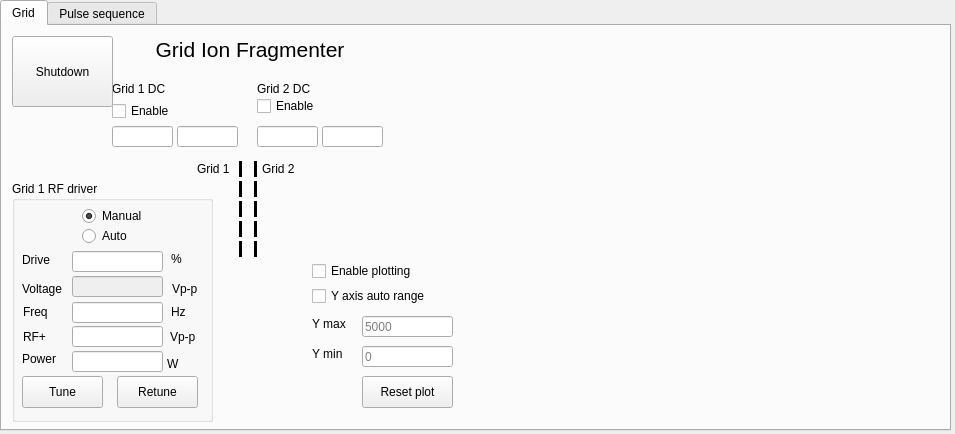
<?xml version="1.0" encoding="UTF-8"?>
<ui version="4.0">
 <class>Grid</class>
 <widget class="QDialog" name="Grid">
  <property name="geometry">
   <rect>
    <x>0</x>
    <y>0</y>
    <width>955</width>
    <height>434</height>
   </rect>
  </property>
  <property name="windowTitle">
   <string>Grid control panel</string>
  </property>
  <widget class="QTabWidget" name="tabGrid">
   <property name="geometry">
    <rect>
     <x>0</x>
     <y>0</y>
     <width>951</width>
     <height>431</height>
    </rect>
   </property>
   <property name="currentIndex">
    <number>0</number>
   </property>
   <widget class="QWidget" name="tab">
    <attribute name="title">
     <string>Grid</string>
    </attribute>
    <widget class="QFrame" name="frmGRID">
     <property name="geometry">
      <rect>
       <x>0</x>
       <y>0</y>
       <width>951</width>
       <height>411</height>
      </rect>
     </property>
     <property name="frameShape">
      <enum>QFrame::NoFrame</enum>
     </property>
     <property name="frameShadow">
      <enum>QFrame::Plain</enum>
     </property>
     <property name="lineWidth">
      <number>0</number>
     </property>
     <widget class="QLineEdit" name="leSHV_1">
      <property name="geometry">
       <rect>
        <x>110</x>
        <y>100</y>
        <width>61</width>
        <height>21</height>
       </rect>
      </property>
     </widget>
     <widget class="Line" name="line_5">
      <property name="geometry">
       <rect>
        <x>230</x>
        <y>215</y>
        <width>16</width>
        <height>16</height>
       </rect>
      </property>
      <property name="frameShadow">
       <enum>QFrame::Plain</enum>
      </property>
      <property name="lineWidth">
       <number>3</number>
      </property>
      <property name="orientation">
       <enum>Qt::Vertical</enum>
      </property>
     </widget>
     <widget class="Line" name="line_8">
      <property name="geometry">
       <rect>
        <x>245</x>
        <y>195</y>
        <width>16</width>
        <height>16</height>
       </rect>
      </property>
      <property name="frameShadow">
       <enum>QFrame::Plain</enum>
      </property>
      <property name="lineWidth">
       <number>3</number>
      </property>
      <property name="orientation">
       <enum>Qt::Vertical</enum>
      </property>
     </widget>
     <widget class="QLabel" name="label_2">
      <property name="geometry">
       <rect>
        <x>260</x>
        <y>135</y>
        <width>36</width>
        <height>16</height>
       </rect>
      </property>
      <property name="text">
       <string>Grid 2</string>
      </property>
     </widget>
     <widget class="Line" name="line_2">
      <property name="geometry">
       <rect>
        <x>230</x>
        <y>155</y>
        <width>16</width>
        <height>16</height>
       </rect>
      </property>
      <property name="frameShadow">
       <enum>QFrame::Plain</enum>
      </property>
      <property name="lineWidth">
       <number>3</number>
      </property>
      <property name="orientation">
       <enum>Qt::Vertical</enum>
      </property>
     </widget>
     <widget class="Line" name="line_3">
      <property name="geometry">
       <rect>
        <x>230</x>
        <y>195</y>
        <width>16</width>
        <height>16</height>
       </rect>
      </property>
      <property name="frameShadow">
       <enum>QFrame::Plain</enum>
      </property>
      <property name="lineWidth">
       <number>3</number>
      </property>
      <property name="orientation">
       <enum>Qt::Vertical</enum>
      </property>
     </widget>
     <widget class="Line" name="line_6">
      <property name="geometry">
       <rect>
        <x>245</x>
        <y>215</y>
        <width>16</width>
        <height>16</height>
       </rect>
      </property>
      <property name="frameShadow">
       <enum>QFrame::Plain</enum>
      </property>
      <property name="lineWidth">
       <number>3</number>
      </property>
      <property name="orientation">
       <enum>Qt::Vertical</enum>
      </property>
     </widget>
     <widget class="Line" name="line_7">
      <property name="geometry">
       <rect>
        <x>245</x>
        <y>155</y>
        <width>16</width>
        <height>16</height>
       </rect>
      </property>
      <property name="frameShadow">
       <enum>QFrame::Plain</enum>
      </property>
      <property name="lineWidth">
       <number>3</number>
      </property>
      <property name="orientation">
       <enum>Qt::Vertical</enum>
      </property>
     </widget>
     <widget class="Line" name="line_10">
      <property name="geometry">
       <rect>
        <x>245</x>
        <y>135</y>
        <width>16</width>
        <height>16</height>
       </rect>
      </property>
      <property name="frameShadow">
       <enum>QFrame::Plain</enum>
      </property>
      <property name="lineWidth">
       <number>3</number>
      </property>
      <property name="orientation">
       <enum>Qt::Vertical</enum>
      </property>
     </widget>
     <widget class="Line" name="line_4">
      <property name="geometry">
       <rect>
        <x>230</x>
        <y>175</y>
        <width>16</width>
        <height>16</height>
       </rect>
      </property>
      <property name="frameShadow">
       <enum>QFrame::Plain</enum>
      </property>
      <property name="lineWidth">
       <number>3</number>
      </property>
      <property name="orientation">
       <enum>Qt::Vertical</enum>
      </property>
     </widget>
     <widget class="Line" name="line_9">
      <property name="geometry">
       <rect>
        <x>245</x>
        <y>175</y>
        <width>16</width>
        <height>16</height>
       </rect>
      </property>
      <property name="frameShadow">
       <enum>QFrame::Plain</enum>
      </property>
      <property name="lineWidth">
       <number>3</number>
      </property>
      <property name="orientation">
       <enum>Qt::Vertical</enum>
      </property>
     </widget>
     <widget class="Line" name="line">
      <property name="geometry">
       <rect>
        <x>230</x>
        <y>135</y>
        <width>16</width>
        <height>16</height>
       </rect>
      </property>
      <property name="frameShadow">
       <enum>QFrame::Plain</enum>
      </property>
      <property name="lineWidth">
       <number>3</number>
      </property>
      <property name="orientation">
       <enum>Qt::Vertical</enum>
      </property>
     </widget>
     <widget class="QLabel" name="label">
      <property name="geometry">
       <rect>
        <x>195</x>
        <y>135</y>
        <width>36</width>
        <height>16</height>
       </rect>
      </property>
      <property name="text">
       <string>Grid 1</string>
      </property>
     </widget>
     <widget class="QLineEdit" name="leGHVV_1">
      <property name="geometry">
       <rect>
        <x>175</x>
        <y>100</y>
        <width>61</width>
        <height>21</height>
       </rect>
      </property>
      <property name="readOnly">
       <bool>true</bool>
      </property>
     </widget>
     <widget class="QLineEdit" name="leSHV_2">
      <property name="geometry">
       <rect>
        <x>255</x>
        <y>100</y>
        <width>61</width>
        <height>21</height>
       </rect>
      </property>
     </widget>
     <widget class="QLineEdit" name="leGHVV_2">
      <property name="geometry">
       <rect>
        <x>320</x>
        <y>100</y>
        <width>61</width>
        <height>21</height>
       </rect>
      </property>
      <property name="readOnly">
       <bool>true</bool>
      </property>
     </widget>
     <widget class="QCheckBox" name="chkGRID1enable">
      <property name="geometry">
       <rect>
        <x>110</x>
        <y>75</y>
        <width>86</width>
        <height>20</height>
       </rect>
      </property>
      <property name="text">
       <string>Enable</string>
      </property>
     </widget>
     <widget class="QCheckBox" name="chkGRID2enable">
      <property name="geometry">
       <rect>
        <x>255</x>
        <y>70</y>
        <width>86</width>
        <height>20</height>
       </rect>
      </property>
      <property name="text">
       <string>Enable</string>
      </property>
     </widget>
     <widget class="QLabel" name="label_3">
      <property name="geometry">
       <rect>
        <x>110</x>
        <y>55</y>
        <width>66</width>
        <height>16</height>
       </rect>
      </property>
      <property name="text">
       <string>Grid 1 DC</string>
      </property>
     </widget>
     <widget class="QLabel" name="label_4">
      <property name="geometry">
       <rect>
        <x>255</x>
        <y>55</y>
        <width>66</width>
        <height>16</height>
       </rect>
      </property>
      <property name="text">
       <string>Grid 2 DC</string>
      </property>
     </widget>
     <widget class="QGroupBox" name="gbGrid1RF">
      <property name="geometry">
       <rect>
        <x>10</x>
        <y>155</y>
        <width>201</width>
        <height>241</height>
       </rect>
      </property>
      <property name="title">
       <string>Grid 1 RF driver</string>
      </property>
      <widget class="QLabel" name="label_5">
       <property name="geometry">
        <rect>
         <x>10</x>
         <y>71</y>
         <width>59</width>
         <height>16</height>
        </rect>
       </property>
       <property name="text">
        <string>Drive</string>
       </property>
      </widget>
      <widget class="QLineEdit" name="leSRFDRV_1">
       <property name="geometry">
        <rect>
         <x>60</x>
         <y>70</y>
         <width>91</width>
         <height>21</height>
        </rect>
       </property>
      </widget>
      <widget class="QLabel" name="label_6">
       <property name="geometry">
        <rect>
         <x>11</x>
         <y>123</y>
         <width>59</width>
         <height>16</height>
        </rect>
       </property>
       <property name="text">
        <string>Freq</string>
       </property>
      </widget>
      <widget class="QLabel" name="label_7">
       <property name="geometry">
        <rect>
         <x>11</x>
         <y>148</y>
         <width>59</width>
         <height>16</height>
        </rect>
       </property>
       <property name="text">
        <string>RF+</string>
       </property>
      </widget>
      <widget class="QLineEdit" name="leSRFFRQ_1">
       <property name="geometry">
        <rect>
         <x>60</x>
         <y>121</y>
         <width>91</width>
         <height>21</height>
        </rect>
       </property>
      </widget>
      <widget class="QLineEdit" name="leGRFPPVP_1">
       <property name="geometry">
        <rect>
         <x>60</x>
         <y>145</y>
         <width>91</width>
         <height>21</height>
        </rect>
       </property>
       <property name="readOnly">
        <bool>true</bool>
       </property>
      </widget>
      <widget class="QLabel" name="label_9">
       <property name="geometry">
        <rect>
         <x>159</x>
         <y>70</y>
         <width>31</width>
         <height>16</height>
        </rect>
       </property>
       <property name="text">
        <string>%</string>
       </property>
      </widget>
      <widget class="QLabel" name="label_10">
       <property name="geometry">
        <rect>
         <x>159</x>
         <y>123</y>
         <width>31</width>
         <height>16</height>
        </rect>
       </property>
       <property name="text">
        <string>Hz</string>
       </property>
      </widget>
      <widget class="QLabel" name="label_11">
       <property name="geometry">
        <rect>
         <x>158</x>
         <y>148</y>
         <width>31</width>
         <height>16</height>
        </rect>
       </property>
       <property name="text">
        <string>Vp-p</string>
       </property>
      </widget>
      <widget class="QPushButton" name="pbTuneG1">
       <property name="geometry">
        <rect>
         <x>10</x>
         <y>195</y>
         <width>81</width>
         <height>32</height>
        </rect>
       </property>
       <property name="text">
        <string>Tune</string>
       </property>
       <property name="autoDefault">
        <bool>false</bool>
       </property>
      </widget>
      <widget class="QPushButton" name="pbRetuneG1">
       <property name="geometry">
        <rect>
         <x>105</x>
         <y>195</y>
         <width>81</width>
         <height>32</height>
        </rect>
       </property>
       <property name="text">
        <string>Retune</string>
       </property>
       <property name="autoDefault">
        <bool>false</bool>
       </property>
      </widget>
      <widget class="QLineEdit" name="leGRFPWR_1">
       <property name="geometry">
        <rect>
         <x>60</x>
         <y>170</y>
         <width>91</width>
         <height>21</height>
        </rect>
       </property>
       <property name="readOnly">
        <bool>true</bool>
       </property>
      </widget>
      <widget class="QLabel" name="label_71">
       <property name="geometry">
        <rect>
         <x>10</x>
         <y>170</y>
         <width>59</width>
         <height>16</height>
        </rect>
       </property>
       <property name="text">
        <string>Power</string>
       </property>
      </widget>
      <widget class="QLabel" name="label_72">
       <property name="geometry">
        <rect>
         <x>155</x>
         <y>175</y>
         <width>31</width>
         <height>16</height>
        </rect>
       </property>
       <property name="text">
        <string>W</string>
       </property>
      </widget>
      <widget class="QLineEdit" name="leSRFVLT_1">
       <property name="enabled">
        <bool>false</bool>
       </property>
       <property name="geometry">
        <rect>
         <x>60</x>
         <y>95</y>
         <width>91</width>
         <height>21</height>
        </rect>
       </property>
      </widget>
      <widget class="QLabel" name="label_14">
       <property name="geometry">
        <rect>
         <x>10</x>
         <y>100</y>
         <width>59</width>
         <height>16</height>
        </rect>
       </property>
       <property name="text">
        <string>Voltage</string>
       </property>
      </widget>
      <widget class="QLabel" name="label_15">
       <property name="geometry">
        <rect>
         <x>160</x>
         <y>100</y>
         <width>31</width>
         <height>16</height>
        </rect>
       </property>
       <property name="text">
        <string>Vp-p</string>
       </property>
      </widget>
      <widget class="QRadioButton" name="rbModeManual">
       <property name="geometry">
        <rect>
         <x>70</x>
         <y>25</y>
         <width>71</width>
         <height>20</height>
        </rect>
       </property>
       <property name="text">
        <string>Manual</string>
       </property>
       <property name="checked">
        <bool>true</bool>
       </property>
      </widget>
      <widget class="QRadioButton" name="rbModeAuto">
       <property name="geometry">
        <rect>
         <x>70</x>
         <y>45</y>
         <width>71</width>
         <height>20</height>
        </rect>
       </property>
       <property name="text">
        <string>Auto</string>
       </property>
      </widget>
     </widget>
     <widget class="QPushButton" name="pbShutdown">
      <property name="geometry">
       <rect>
        <x>10</x>
        <y>10</y>
        <width>101</width>
        <height>71</height>
       </rect>
      </property>
      <property name="toolTip">
       <string>Pressing this button will set all values to zero.</string>
      </property>
      <property name="text">
       <string>Shutdown</string>
      </property>
      <property name="autoDefault">
       <bool>false</bool>
      </property>
     </widget>
     <widget class="QLabel" name="label_8">
      <property name="geometry">
       <rect>
        <x>120</x>
        <y>10</y>
        <width>256</width>
        <height>26</height>
       </rect>
      </property>
      <property name="font">
       <font>
        <pointsize>16</pointsize>
       </font>
      </property>
      <property name="text">
       <string>Grid Ion Fragmenter</string>
      </property>
      <property name="alignment">
       <set>Qt::AlignCenter</set>
      </property>
     </widget>
     <widget class="QCustomPlot" name="Vplot" native="true">
      <property name="geometry">
       <rect>
        <x>470</x>
        <y>0</y>
        <width>476</width>
        <height>406</height>
       </rect>
      </property>
     </widget>
     <widget class="QLineEdit" name="leYmax">
      <property name="geometry">
       <rect>
        <x>360</x>
        <y>290</y>
        <width>91</width>
        <height>21</height>
       </rect>
      </property>
      <property name="text">
       <string/>
      </property>
      <property name="placeholderText">
       <string>5000</string>
      </property>
     </widget>
     <widget class="QLineEdit" name="leYmin">
      <property name="geometry">
       <rect>
        <x>360</x>
        <y>320</y>
        <width>91</width>
        <height>21</height>
       </rect>
      </property>
      <property name="text">
       <string/>
      </property>
      <property name="placeholderText">
       <string>0</string>
      </property>
     </widget>
     <widget class="QPushButton" name="pbResetPlot">
      <property name="geometry">
       <rect>
        <x>360</x>
        <y>350</y>
        <width>91</width>
        <height>32</height>
       </rect>
      </property>
      <property name="text">
       <string>Reset plot</string>
      </property>
      <property name="autoDefault">
       <bool>false</bool>
      </property>
     </widget>
     <widget class="QLabel" name="label_12">
      <property name="geometry">
       <rect>
        <x>310</x>
        <y>290</y>
        <width>59</width>
        <height>16</height>
       </rect>
      </property>
      <property name="text">
       <string>Y max</string>
      </property>
     </widget>
     <widget class="QLabel" name="label_13">
      <property name="geometry">
       <rect>
        <x>310</x>
        <y>320</y>
        <width>59</width>
        <height>16</height>
       </rect>
      </property>
      <property name="text">
       <string>Y min</string>
      </property>
     </widget>
     <widget class="QCheckBox" name="chkYauto">
      <property name="geometry">
       <rect>
        <x>310</x>
        <y>260</y>
        <width>131</width>
        <height>20</height>
       </rect>
      </property>
      <property name="text">
       <string>Y axis auto range</string>
      </property>
     </widget>
     <widget class="QCheckBox" name="chkEnablePlot">
      <property name="geometry">
       <rect>
        <x>310</x>
        <y>235</y>
        <width>126</width>
        <height>20</height>
       </rect>
      </property>
      <property name="text">
       <string>Enable plotting</string>
      </property>
     </widget>
    </widget>
   </widget>
   <widget class="QWidget" name="tab_2">
    <attribute name="title">
     <string>Pulse sequence</string>
    </attribute>
    <widget class="QFrame" name="frmPulseSequence">
     <property name="geometry">
      <rect>
       <x>-15</x>
       <y>10</y>
       <width>931</width>
       <height>391</height>
      </rect>
     </property>
     <property name="frameShape">
      <enum>QFrame::NoFrame</enum>
     </property>
     <property name="frameShadow">
      <enum>QFrame::Raised</enum>
     </property>
     <widget class="QLabel" name="label_16">
      <property name="geometry">
       <rect>
        <x>20</x>
        <y>-10</y>
        <width>381</width>
        <height>281</height>
       </rect>
      </property>
      <property name="text">
       <string/>
      </property>
      <property name="pixmap">
       <pixmap resource="files.qrc">:/Images/IMStiming.png</pixmap>
      </property>
      <property name="scaledContents">
       <bool>true</bool>
      </property>
     </widget>
     <widget class="QLabel" name="label_17">
      <property name="geometry">
       <rect>
        <x>630</x>
        <y>20</y>
        <width>101</width>
        <height>16</height>
       </rect>
      </property>
      <property name="text">
       <string>Tp, period, mS</string>
      </property>
     </widget>
     <widget class="QLineEdit" name="leTp">
      <property name="geometry">
       <rect>
        <x>730</x>
        <y>20</y>
        <width>113</width>
        <height>21</height>
       </rect>
      </property>
      <property name="text">
       <string>100</string>
      </property>
     </widget>
     <widget class="QLabel" name="label_18">
      <property name="geometry">
       <rect>
        <x>550</x>
        <y>40</y>
        <width>181</width>
        <height>16</height>
       </rect>
      </property>
      <property name="text">
       <string>Ts1, sutter 1 pulse width, uS</string>
      </property>
     </widget>
     <widget class="QLineEdit" name="leTs1">
      <property name="geometry">
       <rect>
        <x>730</x>
        <y>40</y>
        <width>113</width>
        <height>21</height>
       </rect>
      </property>
      <property name="text">
       <string>50</string>
      </property>
     </widget>
     <widget class="QLabel" name="label_19">
      <property name="geometry">
       <rect>
        <x>550</x>
        <y>60</y>
        <width>181</width>
        <height>16</height>
       </rect>
      </property>
      <property name="text">
       <string>Ts2, sutter 2 pulse width, uS</string>
      </property>
     </widget>
     <widget class="QLineEdit" name="leTs2">
      <property name="geometry">
       <rect>
        <x>730</x>
        <y>60</y>
        <width>113</width>
        <height>21</height>
       </rect>
      </property>
      <property name="text">
       <string>50</string>
      </property>
     </widget>
     <widget class="QLabel" name="label_20">
      <property name="geometry">
       <rect>
        <x>570</x>
        <y>80</y>
        <width>181</width>
        <height>16</height>
       </rect>
      </property>
      <property name="text">
       <string>n, number of sequences</string>
      </property>
     </widget>
     <widget class="QLineEdit" name="leN">
      <property name="geometry">
       <rect>
        <x>730</x>
        <y>80</y>
        <width>113</width>
        <height>21</height>
       </rect>
      </property>
      <property name="text">
       <string>10</string>
      </property>
     </widget>
     <widget class="QGroupBox" name="gbSequenceRepeats">
      <property name="geometry">
       <rect>
        <x>570</x>
        <y>110</y>
        <width>231</width>
        <height>111</height>
       </rect>
      </property>
      <property name="title">
       <string>Sequence repeats</string>
      </property>
      <widget class="QComboBox" name="comboSelectN">
       <property name="geometry">
        <rect>
         <x>110</x>
         <y>30</y>
         <width>104</width>
         <height>26</height>
        </rect>
       </property>
       <property name="currentText">
        <string/>
       </property>
       <property name="currentIndex">
        <number>-1</number>
       </property>
       <property name="maxCount">
        <number>20</number>
       </property>
      </widget>
      <widget class="QLabel" name="label_21">
       <property name="geometry">
        <rect>
         <x>10</x>
         <y>30</y>
         <width>61</width>
         <height>16</height>
        </rect>
       </property>
       <property name="text">
        <string>Select n</string>
       </property>
      </widget>
      <widget class="QLabel" name="label_22">
       <property name="geometry">
        <rect>
         <x>10</x>
         <y>60</y>
         <width>101</width>
         <height>16</height>
        </rect>
       </property>
       <property name="text">
        <string>Tdn, in mS</string>
       </property>
      </widget>
      <widget class="QLineEdit" name="leTdn">
       <property name="geometry">
        <rect>
         <x>120</x>
         <y>60</y>
         <width>81</width>
         <height>21</height>
        </rect>
       </property>
       <property name="text">
        <string>10</string>
       </property>
      </widget>
      <widget class="QLabel" name="label_23">
       <property name="geometry">
        <rect>
         <x>10</x>
         <y>80</y>
         <width>101</width>
         <height>16</height>
        </rect>
       </property>
       <property name="text">
        <string>m, repeat count</string>
       </property>
      </widget>
      <widget class="QLineEdit" name="leM">
       <property name="geometry">
        <rect>
         <x>120</x>
         <y>80</y>
         <width>81</width>
         <height>21</height>
        </rect>
       </property>
       <property name="text">
        <string>5</string>
       </property>
      </widget>
     </widget>
     <widget class="QPushButton" name="pbDownload">
      <property name="geometry">
       <rect>
        <x>420</x>
        <y>280</y>
        <width>211</width>
        <height>32</height>
       </rect>
      </property>
      <property name="text">
       <string>Download sequence to MIPS</string>
      </property>
      <property name="autoDefault">
       <bool>false</bool>
      </property>
     </widget>
     <widget class="QPushButton" name="pbStart">
      <property name="geometry">
       <rect>
        <x>800</x>
        <y>280</y>
        <width>113</width>
        <height>32</height>
       </rect>
      </property>
      <property name="text">
       <string>Start</string>
      </property>
      <property name="autoDefault">
       <bool>false</bool>
      </property>
     </widget>
     <widget class="QLabel" name="label_24">
      <property name="geometry">
       <rect>
        <x>540</x>
        <y>240</y>
        <width>181</width>
        <height>16</height>
       </rect>
      </property>
      <property name="text">
       <string>Full series repeat count</string>
      </property>
     </widget>
     <widget class="QLineEdit" name="leFullRepeat">
      <property name="geometry">
       <rect>
        <x>700</x>
        <y>240</y>
        <width>113</width>
        <height>21</height>
       </rect>
      </property>
      <property name="text">
       <string>10</string>
      </property>
     </widget>
     <widget class="QPushButton" name="pbShow">
      <property name="geometry">
       <rect>
        <x>630</x>
        <y>280</y>
        <width>171</width>
        <height>32</height>
       </rect>
      </property>
      <property name="text">
       <string>Show Pulse Sequence</string>
      </property>
      <property name="autoDefault">
       <bool>false</bool>
      </property>
     </widget>
     <widget class="QLabel" name="label_25">
      <property name="geometry">
       <rect>
        <x>60</x>
        <y>290</y>
        <width>151</width>
        <height>81</height>
       </rect>
      </property>
      <property name="text">
       <string>&lt;html&gt;&lt;head/&gt;&lt;body&gt;&lt;p&gt;MIPS digital I/O map&lt;br/&gt;A = Sync out&lt;br/&gt;B = A, ADC trigger&lt;br/&gt;C = Shutter 1&lt;br/&gt;D = Shutter 2&lt;/p&gt;&lt;p&gt;&lt;br/&gt;&lt;/p&gt;&lt;/body&gt;&lt;/html&gt;</string>
      </property>
     </widget>
     <widget class="QLabel" name="label_26">
      <property name="geometry">
       <rect>
        <x>720</x>
        <y>320</y>
        <width>191</width>
        <height>51</height>
       </rect>
      </property>
      <property name="text">
       <string>Press start to start generation of pulse sequence or apply trigger to R input</string>
      </property>
      <property name="wordWrap">
       <bool>true</bool>
      </property>
     </widget>
     <widget class="QLabel" name="label_27">
      <property name="geometry">
       <rect>
        <x>850</x>
        <y>45</y>
        <width>66</width>
        <height>16</height>
       </rect>
      </property>
      <property name="text">
       <string>20uS min</string>
      </property>
     </widget>
     <widget class="QLabel" name="label_28">
      <property name="geometry">
       <rect>
        <x>850</x>
        <y>65</y>
        <width>81</width>
        <height>16</height>
       </rect>
      </property>
      <property name="text">
       <string>20uS min</string>
      </property>
     </widget>
     <widget class="QLabel" name="label_29">
      <property name="geometry">
       <rect>
        <x>400</x>
        <y>130</y>
        <width>146</width>
        <height>16</height>
       </rect>
      </property>
      <property name="text">
       <string>Set Ts2 to 0 to disable</string>
      </property>
     </widget>
     <widget class="QLabel" name="label_30">
      <property name="geometry">
       <rect>
        <x>815</x>
        <y>125</y>
        <width>106</width>
        <height>76</height>
       </rect>
      </property>
      <property name="text">
       <string>Tp must exceed the largest Tdn value.</string>
      </property>
      <property name="wordWrap">
       <bool>true</bool>
      </property>
     </widget>
     <widget class="QCheckBox" name="chkTs1eTs2">
      <property name="geometry">
       <rect>
        <x>425</x>
        <y>170</y>
        <width>86</width>
        <height>20</height>
       </rect>
      </property>
      <property name="toolTip">
       <string>If checked make sure Ts1 is set to 0.</string>
      </property>
      <property name="text">
       <string>Ts1=Ts2</string>
      </property>
     </widget>
     <widget class="QCheckBox" name="chkTs2eTs1">
      <property name="geometry">
       <rect>
        <x>425</x>
        <y>195</y>
        <width>86</width>
        <height>20</height>
       </rect>
      </property>
      <property name="toolTip">
       <string>If checked make sure Ts2 is set to 0.</string>
      </property>
      <property name="text">
       <string>Ts2=Ts1</string>
      </property>
     </widget>
     <widget class="QLabel" name="label_31">
      <property name="geometry">
       <rect>
        <x>400</x>
        <y>90</y>
        <width>146</width>
        <height>16</height>
       </rect>
      </property>
      <property name="text">
       <string>Set Ts1 to 0 to disable</string>
      </property>
     </widget>
     <widget class="QCheckBox" name="chkSwapAD">
      <property name="geometry">
       <rect>
        <x>195</x>
        <y>355</y>
        <width>161</width>
        <height>20</height>
       </rect>
      </property>
      <property name="text">
       <string>Swap outputs A and D</string>
      </property>
     </widget>
    </widget>
   </widget>
  </widget>
 </widget>
 <customwidgets>
  <customwidget>
   <class>QCustomPlot</class>
   <extends>QWidget</extends>
   <header>qcustomplot.h</header>
   <container>1</container>
  </customwidget>
 </customwidgets>
 <resources>
  <include location="files.qrc"/>
 </resources>
 <connections/>
</ui>
